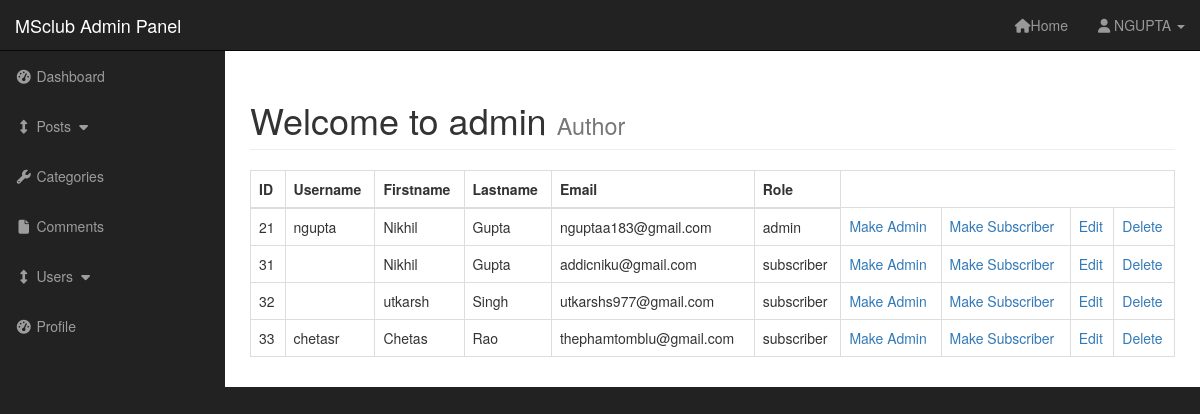
Page /msblog/admin/users.php (signed in) on the committed database.
### tables this page shows
CREATE TABLE `users` (
  `user_id` int(3) NOT NULL,
  `oauth_provider` varchar(255) NOT NULL,
  `oauth_uid` varchar(255) NOT NULL,
  `username` varchar(255) NOT NULL,
  `user_password` varchar(255) NOT NULL,
  `user_firstname` varchar(255) NOT NULL,
  `user_lastname` varchar(255) NOT NULL,
  `user_email` varchar(255) NOT NULL,
  `gender` varchar(10) NOT NULL,
  `locale` varchar(10) NOT NULL,
  `user_image` text NOT NULL,
  `user_role` varchar(255) NOT NULL,
  `randSalt` varchar(255) NOT NULL DEFAULT '$5$rounds=5000$usesomesillystringforsalt$',
  `link` varchar(255) NOT NULL,
  `created` datetime NOT NULL,
  `modified` datetime NOT NULL
);

### msblog/admin/view_all_users.php (the view, shortened to what this page needs)
<div style="overflow-x:auto;">
<table class="table table-bordered table-hover">
  <thead>
    <tr>
      <th>ID</th>
      <th>Username</th>
      <th>Firstname</th>
      <th>Lastname</th>
      <th>Email</th>
      <th>Role </th>
    </tr>
  </thead>
  <tbody>
    <?php
    $query="SELECT * FROM users";
    $select_users=mysqli_query($connection,$query);
    while($row=mysqli_fetch_assoc($select_users)){
      $user_id=$row['user_id'];
      $username=$row['username'];
      $user_firstname=$row['user_firstname'];
      $user_lastname=$row['user_lastname'];
      $user_email=$row['user_email'];
      $user_role=$row['user_role'];
      echo "<tr>";
      echo "<td>$user_id</td>";
      echo "<td>$username</td>";
      echo "<td>$user_firstname</td>";
      echo "<td>$user_lastname</td>";
      echo "<td>$user_email</td>";
      echo "<td>$user_role</td>";
      echo "<td><a href='users.php?change_to_admin=$user_id'>Make Admin</a></td>";
      echo "<td><a href='users.php?change_to_subscriber=$user_id'>Make Subscriber</a></td>";
      echo "<td><a href='users.php?source=edit_user&edit_user=$user_id'>Edit</a></td>";
      echo "<td><a href='users.php?delete=$user_id'>Delete</a></td>";
      echo "</tr>";
    }
    ?>
  </tbody>
</table>
  </div>

### msblog/admin/css/sb-admin.css (style rules this page uses)
body { margin-top: 100px; background-color: #222; }
@media (min-width:768px) { body { margin-top: 50px; } }

### rows in the picture
users: user_id "21", username "ngupta", user_firstname "Nikhil", user_lastname "Gupta", user_email "nguptaa183@gmail.com", user_role "admin"
users: user_id "31", user_firstname "Nikhil", user_lastname "Gupta", user_email "addicniku@gmail.com", user_role "subscriber"
users: user_id "32", user_firstname "utkarsh", user_lastname "Singh", user_email "utkarshs977@gmail.com", user_role "subscriber"
users: user_id "33", username "chetasr", user_firstname "Chetas", user_lastname "Rao", user_email "thephamtomblu@gmail.com", user_role "subscriber"

### other values in the picture
$_SESSION['username'] "NGUPTA"
